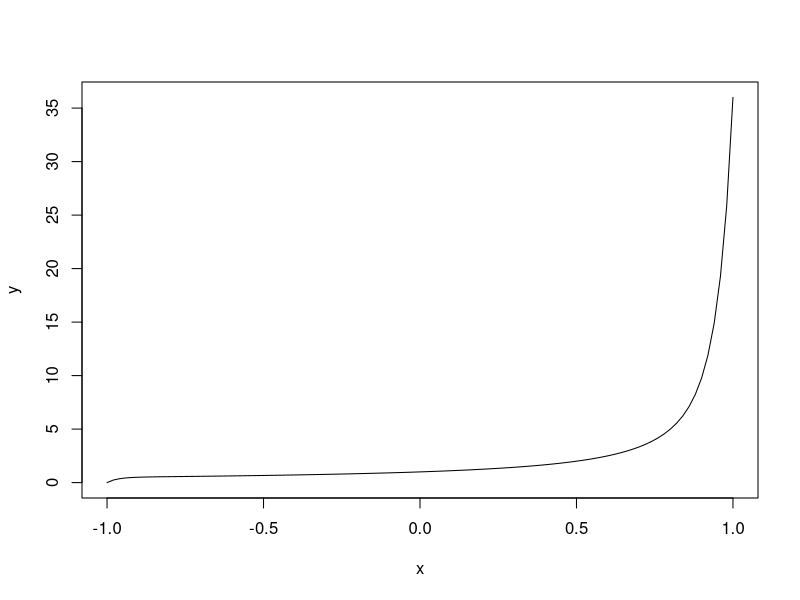
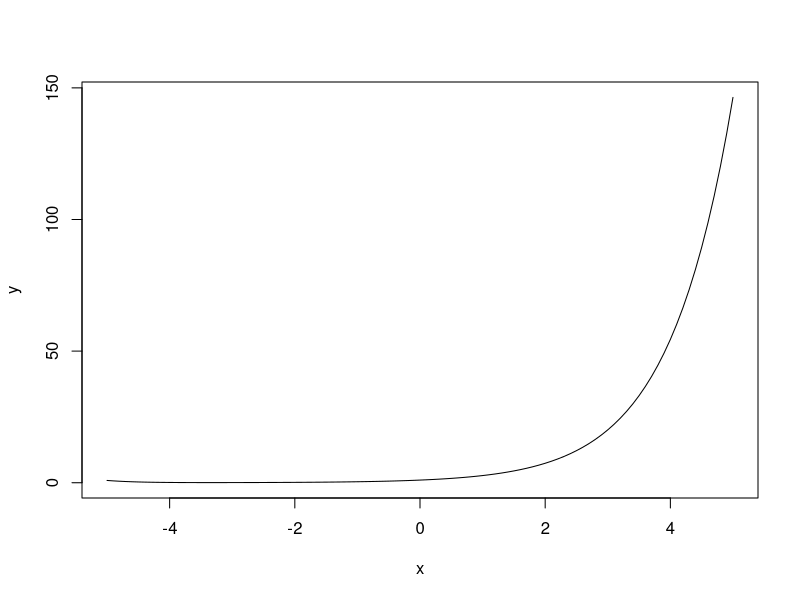
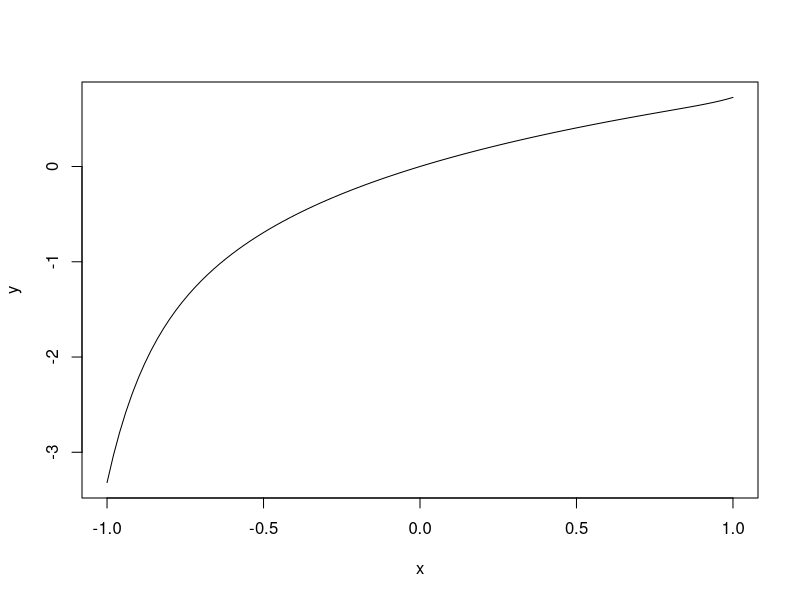

The R script that drew these images, in order:
## ---- chunk 1
#I will plot the curve upto x^35 where f(x)= 1 + x + x^2 + x^3 +...+x^3

library(ggplot2)

equation1 = function(x){1 + x + x^2 + x^3 + x^4 + x^5+x^6+x^7+x^8+ x^9 + x^10 + x^11 + x^12+x^13+x^14+x^15+x^16 + x^17 + x^18 + x^19+x^20+x^21+x^22+ x^23 + x^24 + x^25 + x^25+x^26+x^28+x^29+x^30+x^31+x^32+x^33+x^34+x^35}

curve(equation1, from=-1, to=1, xlab="x", ylab="y")

#So the series converges for |x|<1
## ---- chunk 2
#I will plot the curve upto x^10/10! where f(x)=1+x+x^2/2!+x^3/3!+....+x^10/10!
library(ggplot2)

equation2 = function(x){1 + x + x^2/factorial(2) + x^3/factorial(3) + x^4/factorial(4) + x^5/factorial(5)+x^6/factorial(6)+x^7/factorial(7)+x^8/factorial(8)+ x^9/factorial(9) + x^10/factorial(10)}

curve(equation2, from=-5, to=5, xlab="x", ylab="y")

#So the series converges for all values of x.

## ---- chunk 3
library(ggplot2)

equation3 = function(x){x-x^2/2+x^3/3-x^4/4+x^5/5-x^6/6+x^7/7-x^8/8+x^9/9-x^10/10+x^11/11-x^12/12+x^13/13-x^14/14+x^15/15}

curve(equation3, from=-1, to=1, xlab="x", ylab="y")

#So the series converges for |x|<1

